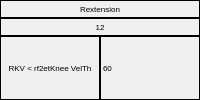
              <widget class="QFrame" name="Rextension_Frame">
               <property name="frameShape">
                <enum>QFrame::Shape::NoFrame</enum>
               </property>
               <property name="frameShadow">
                <enum>QFrame::Shadow::Plain</enum>
               </property>
               <layout class="QHBoxLayout" name="horizontalLayout_40">
                <property name="spacing">
                 <number>0</number>
                </property>
                <property name="leftMargin">
                 <number>0</number>
                </property>
                <property name="topMargin">
                 <number>0</number>
                </property>
                <property name="rightMargin">
                 <number>0</number>
                </property>
                <property name="bottomMargin">
                 <number>0</number>
                </property>
                <item>
                 <layout class="QVBoxLayout" name="Rextension_verticalLayout">
                  <property name="spacing">
                   <number>0</number>
                  </property>
                  <item>
                   <widget class="QLabel" name="flag141_label">
                    <property name="minimumSize">
                     <size>
                      <width>0</width>
                      <height>18</height>
                     </size>
                    </property>
                    <property name="maximumSize">
                     <size>
                      <width>16777215</width>
                      <height>18</height>
                     </size>
                    </property>
                    <property name="font">
                     <font>
                      <pointsize>6</pointsize>
                     </font>
                    </property>
                    <property name="frameShape">
                     <enum>QFrame::Shape::Box</enum>
                    </property>
                    <property name="text">
                     <string>Rextension</string>
                    </property>
                    <property name="alignment">
                     <set>Qt::AlignmentFlag::AlignCenter</set>
                    </property>
                   </widget>
                  </item>
                  <item>
                   <widget class="QLabel" name="stateNumber12_label">
                    <property name="minimumSize">
                     <size>
                      <width>0</width>
                      <height>18</height>
                     </size>
                    </property>
                    <property name="maximumSize">
                     <size>
                      <width>16777215</width>
                      <height>18</height>
                     </size>
                    </property>
                    <property name="font">
                     <font>
                      <pointsize>6</pointsize>
                     </font>
                    </property>
                    <property name="frameShape">
                     <enum>QFrame::Shape::Box</enum>
                    </property>
                    <property name="text">
                     <string>12</string>
                    </property>
                    <property name="alignment">
                     <set>Qt::AlignmentFlag::AlignCenter</set>
                    </property>
                   </widget>
                  </item>
                  <item>
                   <layout class="QHBoxLayout" name="Rextension_horizontalLayout">
                    <property name="spacing">
                     <number>0</number>
                    </property>
                    <item>
                     <widget class="QLabel" name="flag66_label">
                      <property name="minimumSize">
                       <size>
                        <width>0</width>
                        <height>0</height>
                       </size>
                      </property>
                      <property name="maximumSize">
                       <size>
                        <width>16777215</width>
                        <height>1000</height>
                       </size>
                      </property>
                      <property name="font">
                       <font>
                        <pointsize>6</pointsize>
                       </font>
                      </property>
                      <property name="frameShape">
                       <enum>QFrame::Shape::Box</enum>
                      </property>
                      <property name="text">
                       <string>RKV &lt; rf2etKnee VelTh</string>
                      </property>
                      <property name="alignment">
                       <set>Qt::AlignmentFlag::AlignCenter</set>
                      </property>
                      <property name="wordWrap">
                       <bool>true</bool>
                      </property>
                     </widget>
                    </item>
                    <item>
                     <widget class="QLabel" name="label_12">
                      <property name="font">
                       <font>
                        <pointsize>6</pointsize>
                       </font>
                      </property>
                      <property name="frameShape">
                       <enum>QFrame::Shape::Box</enum>
                      </property>
                      <property name="text">
                       <string>60</string>
                      </property>
                     </widget>
                    </item>
                   </layout>
                  </item>
                 </layout>
                </item>
               </layout>
              </widget>
